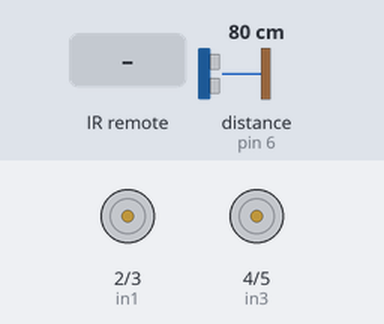
A sketch run on a simulated Arduino Uno, built with avr-gcc and run on an emulated ATmega328P. On the bench: motor-driver pin pairs drawn as motors (green arrow = first pin HIGH = forward, orange = second pin HIGH = backward, longer = more drive, scaled by the enable pin). Wiring (inferred from the names in the program): ultrasonic range finder: trigger pin 8; echo pin 6. The inputs (shaded band) are chosen by the test bench; at power-on: distance to the obstacle (sensor on pin 6) 80 cm. The echo pulse lasts 58.3 µs per cm.

Above: at 2.8 s.
2.9 s: distance to the obstacle (sensor on pin 6) set to 2 cm
At 3.6 s:
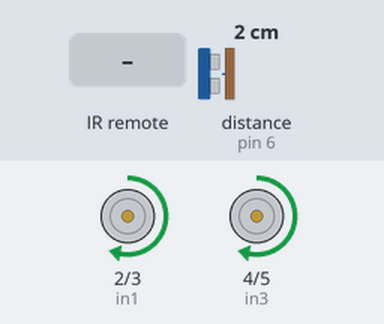
5.6 s: infrared code 0xFF18E7 received
At 6.4 s:
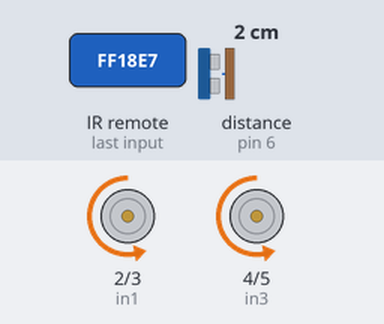
8.3 s: infrared code 0xFF10EF received
At 9.7 s:
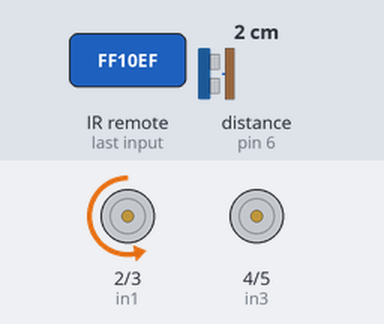
11.0 s: infrared code 0xFF5AA5 received
At 11.7 s:
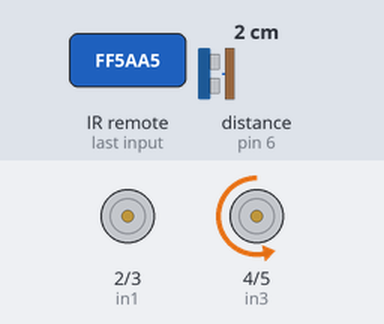
13.7 s: infrared code 0xFF38C7 received
At 15.0 s:
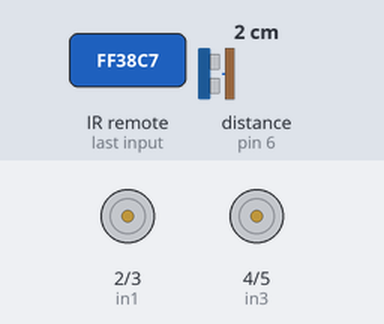
16.4 s: infrared code 0xFF4AB5 received
At 17.0 s:
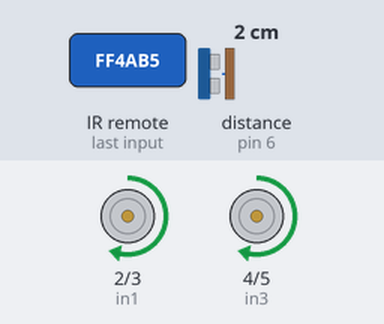
Timing chart, 0 to 19.4 s (numbered marks = the images above; inputs shaded):
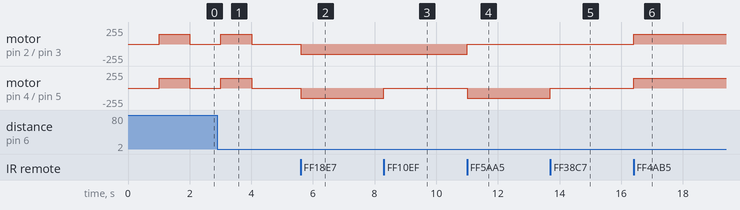

The sketch:

rc-robot-car.ino
```cpp
const int pingPin = 8; // Trigger Pin of Ultrasonic Sensor
const int echoPin = 6; // Echo Pin of Ultrasonic Sensor

// motor one
int enA = 9;
int in1 = 2;
int in2 = 3;

// motor two
int enB = 10;
int in3 = 4;
int in4 = 5;

#include <IRremote.h>

const int RECV_PIN = 7;
IRrecv irrecv(RECV_PIN);
decode_results results;

void setup() {
  irrecv.enableIRIn();
  irrecv.blink13(true);
  pinMode(pingPin, OUTPUT);
  pinMode(echoPin, INPUT);
  pinMode(enA, OUTPUT);
  pinMode(enB, OUTPUT);
  pinMode(in1, OUTPUT);
  pinMode(in2, OUTPUT);
  pinMode(in3, OUTPUT);
  pinMode(in4, OUTPUT);
  analogWrite(enA, 150);
  analogWrite(enB, 150);
}

void loop() {

  long duration, cm;
  digitalWrite(pingPin, LOW);
  delayMicroseconds(2);
  digitalWrite(pingPin, HIGH);
  delayMicroseconds(10);
  digitalWrite(pingPin, LOW);
  duration = pulseIn(echoPin, HIGH);
  cm = (duration * 0.034) / 2;

  if (cm >= 10) {
    digitalWrite(in1, LOW);
    digitalWrite(in2, LOW);
    digitalWrite(in3, LOW);
    digitalWrite(in4, LOW);
    delay(1000);
    digitalWrite(in1, HIGH);
    digitalWrite(in2, LOW);
    digitalWrite(in3, HIGH);
    digitalWrite(in4, LOW);
    delay(1000);
    digitalWrite(in1, LOW);
    digitalWrite(in2, LOW);
    digitalWrite(in3, LOW);
    digitalWrite(in4, LOW);
  }


  if (irrecv.decode(&results)){
        switch(results.value){
          case 0xFF38C7: //Keypad button "5"
          digitalWrite(in1, LOW);
          digitalWrite(in2, LOW);
          digitalWrite(in3, LOW);
          digitalWrite(in4, LOW);
     }

        switch(results.value){
          case 0xFF18E7: //Keypad button "2"
          if (cm >= 10) {
            digitalWrite(in1, LOW);
            digitalWrite(in2, LOW);
            digitalWrite(in3, LOW);
            digitalWrite(in4, LOW);
          } else {
            digitalWrite(in1, LOW);
            digitalWrite(in2, HIGH);
            digitalWrite(in3, LOW);
            digitalWrite(in4, HIGH);
          }
        }

        switch(results.value){
          case 0xFF4AB5: //Keypad button "8"
          digitalWrite(in1, HIGH);
          digitalWrite(in2, LOW);
          digitalWrite(in3, HIGH);
          digitalWrite(in4, LOW);
        }

        switch(results.value){
          case 0xFF10EF: //Keypad button "4"
          if (cm >= 10) {
            digitalWrite(in1, LOW);
            digitalWrite(in2, LOW);
            digitalWrite(in3, LOW);
            digitalWrite(in4, LOW);
          } else {
          digitalWrite(in1, LOW);
          digitalWrite(in2, HIGH);
          digitalWrite(in3, LOW);
          digitalWrite(in4, LOW);
          }
        }

        switch(results.value){
          case 0xFF5AA5: //Keypad button "6"
          if (cm >= 10) {
            digitalWrite(in1, LOW);
            digitalWrite(in2, LOW);
            digitalWrite(in3, LOW);
            digitalWrite(in4, LOW);
          } else {
            digitalWrite(in1, LOW);
            digitalWrite(in2, LOW);
            digitalWrite(in3, LOW);
            digitalWrite(in4, HIGH);
          }
        }
        irrecv.resume();
    }
}
```

Measured:
- after the input at 2.9 s, motor on pin 2 (in1) / pin 3 (in2), motor on pin 4 (in3) / pin 5 (in4): goes on until 4.0 s, then stays stopped
- after the input at 5.6 s, motor on pin 2 (in1) / pin 3 (in2), motor on pin 4 (in3) / pin 5 (in4): stopped → backward 150/255 at once
- after the input at 8.3 s, motor on pin 4 (in3) / pin 5 (in4): backward 150/255 → stopped at once
- after the input at 11.0 s, motor on pin 2 (in1) / pin 3 (in2): backward 150/255 → stopped at once; motor on pin 4 (in3) / pin 5 (in4): stopped → backward 150/255 at once
- after the input at 13.7 s, motor on pin 4 (in3) / pin 5 (in4): backward 150/255 → stopped at once
- after the input at 16.4 s, motor on pin 2 (in1) / pin 3 (in2), motor on pin 4 (in3) / pin 5 (in4): stopped → forward 150/255 at once
